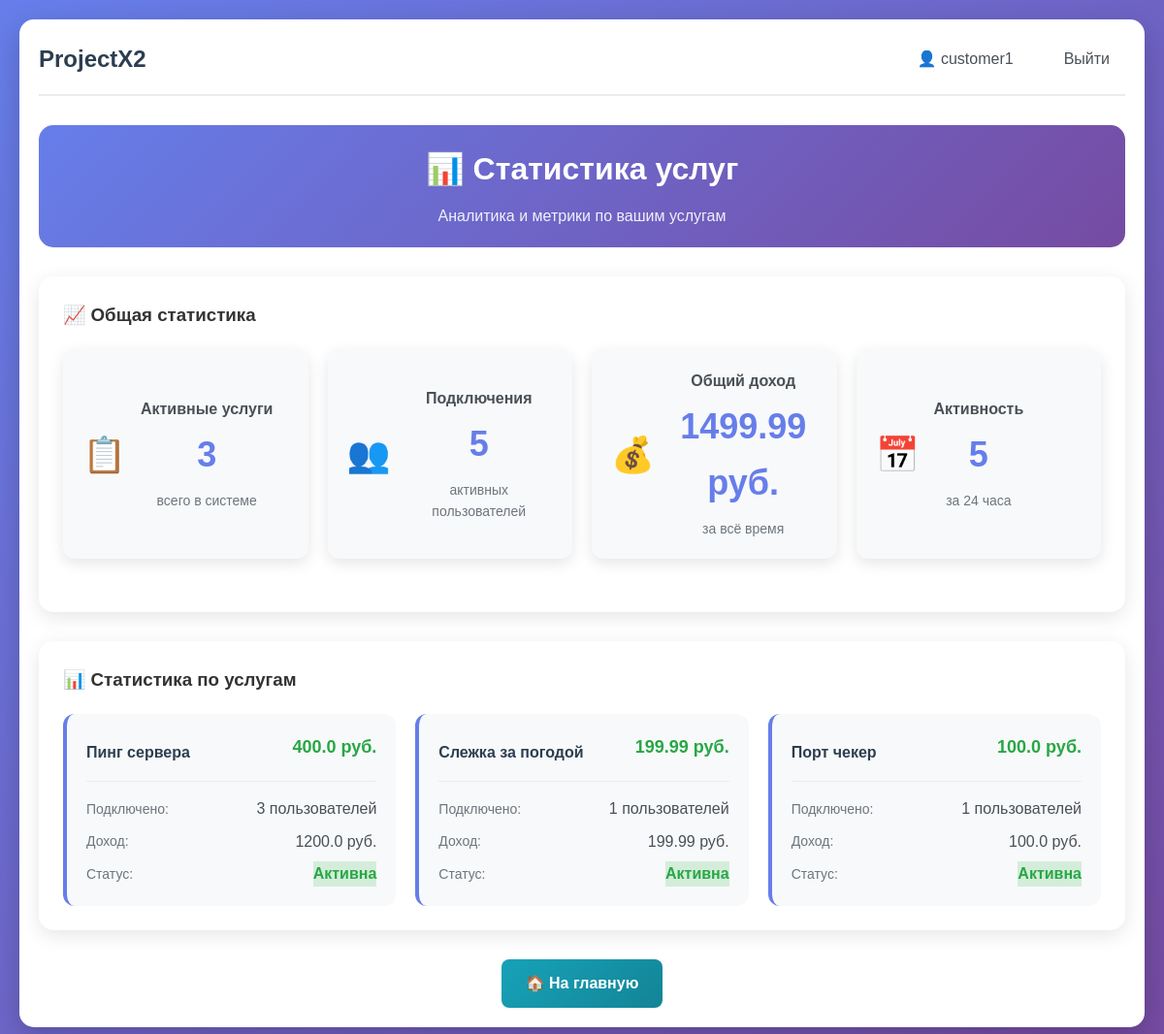
Page /customer/stats (signed in) on the earlier database version.
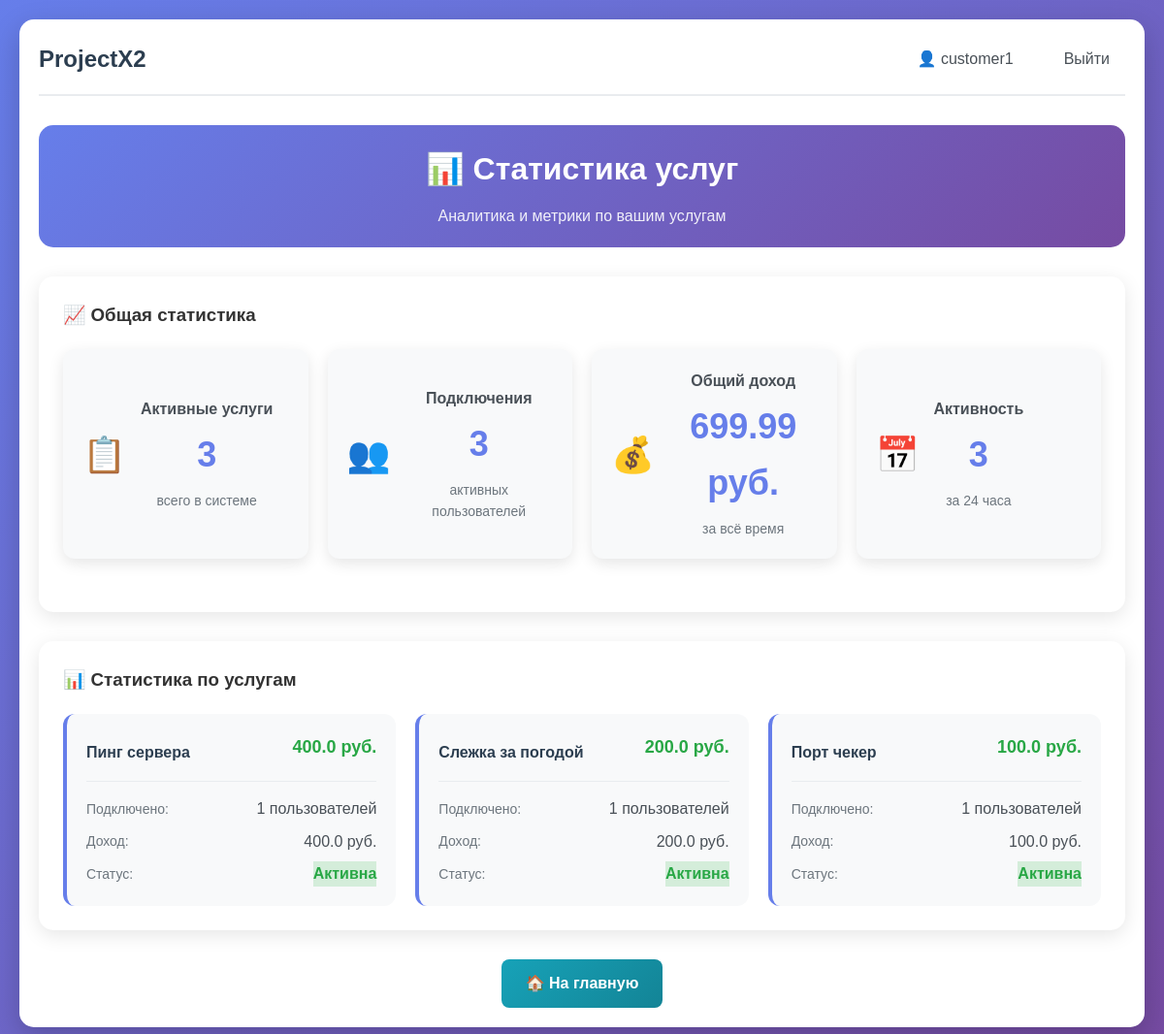
Same page on the later database version.
### app.py (models this page shows, shortened)
class User(UserMixin, db.Model):
    __tablename__ = 'users'
    id = db.Column(db.Integer, primary_key=True)
    username = db.Column(db.String(64), unique=True, nullable=False)
    email = db.Column(db.String(120), unique=True, nullable=False)
    password_hash = db.Column(db.String(256), nullable=False)
    role = db.Column(db.String(20), nullable=False)
    created_at = db.Column(db.DateTime, default=datetime.utcnow)
    is_active = db.Column(db.Boolean, default=True)
    services = db.relationship('UserService', backref='user', lazy=True)
    balance = db.Column(db.Float, default=0.0)  # Баланс для клиентов

class Service(db.Model):
    id = db.Column(db.Integer, primary_key=True)
    name = db.Column(db.String(100), nullable=False)
    description = db.Column(db.Text, nullable=False)
    price = db.Column(db.Float, default=0.0)
    is_active = db.Column(db.Boolean, default=True)
    created_at = db.Column(db.DateTime, default=datetime.utcnow)
    customer_id = db.Column(db.Integer, db.ForeignKey('users.id'), nullable=False)
    users = db.relationship('UserService', backref='service', lazy=True)

### app.py (the view)
@app.route('/customer/stats')
@login_required
def customer_stats():
    if current_user.role != 'customer':
        flash('Доступ запрещен. Только для заказчиков.', 'error')
        return redirect(url_for('index'))
    services = Service.query.filter_by(customer_id=current_user.id).all()
    active_services_count = Service.query.filter_by(
        customer_id=current_user.id,
        is_active=True
    ).count()
    total_connections = UserService.query.join(Service).filter(
        Service.customer_id == current_user.id,
        UserService.is_active == True
    ).count()
    total_revenue = db.session.query(
        db.func.sum(UserService.price_at_connection)
    ).join(Service).filter(
        Service.customer_id == current_user.id
    ).scalar() or 0
    recent_activity = UserService.query.join(Service).filter(
        Service.customer_id == current_user.id,
        UserService.connected_at >= datetime.utcnow() - timedelta(hours=24)
    ).count()
    return render_template('customer_stats.html',
                         services=services,
                         active_services_count=active_services_count,
                         total_connections=total_connections,
                         total_revenue=total_revenue,
                         recent_activity=recent_activity)

### app.py (called while the page is built)
@login_manager.user_loader
def load_user(user_id):
    return db.session.get(User, int(user_id))

@app.before_request
def check_user_active():
    if current_user.is_authenticated and not current_user.is_active:
        logout_user()
        flash('Ваш аккаунт заблокирован. Обратитесь к администратору.', 'error')
        return redirect(url_for('login'))

### templates/customer_stats.html (shortened to what this page needs)
{% extends "base.html" %}
{% block content %}
<div class="admin-container">
    <div class="admin-header">
        <h2>📊 Статистика услуг</h2>
        <p class="admin-subtitle">Аналитика и метрики по вашим услугам</p>
    </div>
    <div class="stats-section">
        <h3>📈 Общая статистика</h3>
        <div class="stats-grid">
            <div class="stat-card">
                <div class="stat-icon">📋</div>
                <div class="stat-content">
                    <h4>Активные услуги</h4>
                    <div class="stat-number">{{ active_services_count }}</div>
                    <p>всего в системе</p>
                </div>
            </div>
            <div class="stat-card">
                <div class="stat-icon">👥</div>
                <div class="stat-content">
                    <h4>Подключения</h4>
                    <div class="stat-number">{{ total_connections }}</div>
                    <p>активных пользователей</p>
                </div>
            </div>
            <div class="stat-card">
                <div class="stat-icon">💰</div>
                <div class="stat-content">
                    <h4>Общий доход</h4>
                    <div class="stat-number">{{ total_revenue }} руб.</div>
                    <p>за всё время</p>
                </div>
            </div>
            <div class="stat-card">
                <div class="stat-icon">📅</div>
                <div class="stat-content">
                    <h4>Активность</h4>
                    <div class="stat-number">{{ recent_activity }}</div>
                    <p>за 24 часа</p>
                </div>
            </div>
        </div>
    </div>
    <div class="services-stats">
        <h3>📊 Статистика по услугам</h3>
        <div class="services-grid">
            {% for service in services %}
            <div class="service-stat-card">
                <div class="service-stat-header">
                    <h4>{{ service.name }}</h4>
                    <span class="service-price">{{ service.price }} руб.</span>
                </div>
                <div class="service-stat-body">
                    <div class="service-metric">
                        <span class="metric-label">Подключено:</span>
                        <span class="metric-value">{{ service.users|length }} пользователей</span>
                    </div>
                    <div class="service-metric">
                        <span class="metric-label">Доход:</span>
                        <span class="metric-value">{{ service.users|length * service.price }} руб.</span>
                    </div>
                    <div class="service-metric">
                        <span class="metric-label">Статус:</span>
                        <span class="metric-value status-{{ 'active' if service.is_active else 'inactive' }}">
                            {{ 'Активна' if service.is_active else 'Неактивна' }}
                        </span>
                    </div>
                </div>
            </div>
            {% endfor %}
        </div>
    </div>
    <div class="admin-actions">
        <a href="{{ url_for('index') }}" class="btn btn-info">🏠 На главную</a>
    </div>
</div>
{% endblock %}

### templates/base.html (shortened to what this page needs)
<!DOCTYPE html>
<html lang="ru">
<head>
    <link rel="stylesheet" href="{{ url_for('static', filename='css/style.css') }}">
</head>
<body>
    <div class="container">
        <nav class="navbar">
            <h1><a href="/" class="nav-logo">ProjectX2</a></h1>
            <div class="nav-links">
                {% if current_user.is_authenticated %}
                    <a href="/profile" class="nav-link">👤 {{ current_user.username }}</a>
                    <a href="/logout" class="nav-link">Выйти</a>
                {% else %}
                    <a href="/login" class="nav-link">Войти</a>
                    <a href="/register" class="nav-link">Регистрация</a>
                {% endif %}
            </div>
        </nav>
        <main>
            {% block content %}{% endblock %}
        </main>
    </div>
</body>
</html>

### static/css/style.css (style rules this page uses)
* { margin: 0; padding: 0; box-sizing: border-box; }
body { font-family: 'Arial', sans-serif; line-height: 1.6; color: #333; background: linear-gradient(135deg, #667eea 0%, #764ba2 100%); min-height: 100vh; padding: 20px; }
.container { max-width: 1200px; margin: 0 auto; background: white; padding: 20px; border-radius: 15px; box-shadow: 0 10px 30px rgba(0, 0, 0, 0.2); }
.navbar { display: flex; justify-content: space-between; align-items: center; margin-bottom: 30px; padding-bottom: 15px; border-bottom: 2px solid #e9ecef; }
.nav-logo { text-decoration: none; color: #2c3e50; font-size: 24px; font-weight: bold; }
.nav-links { display: flex; gap: 20px; align-items: center; }
.nav-link { text-decoration: none; color: #495057; padding: 8px 16px; border-radius: 8px; transition: all 0.3s ease; font-weight: 500; }
.btn { padding: 12px 25px; border: none; border-radius: 8px; cursor: pointer; font-size: 16px; text-decoration: none; display: inline-block; text-align: center; transition: all 0.3s ease; font-weight: 600; }
.btn-info { background: linear-gradient(135deg, #17a2b8 0%, #138496 100%); color: white; }
.container { animation: fadeIn 0.6s ease-out; }
.status-active { color: #28a745; font-weight: bold; }
.stats-grid { display: grid; grid-template-columns: repeat(auto-fit, minmax(150px, 1fr)); gap: 20px; }
.stat-number { font-size: 28px; font-weight: bold; color: #667eea; margin-bottom: 5px; }
.admin-container { max-width: 1400px; margin: 0 auto; }
.admin-header { text-align: center; margin-bottom: 30px; padding: 20px; background: linear-gradient(135deg, #667eea 0%, #764ba2 100%); border-radius: 15px; color: white; }
.admin-header h2 { margin: 0; font-size: 32px; }
.admin-subtitle { margin: 10px 0 0 0; opacity: 0.9; font-size: 16px; }
.stats-grid { display: grid; grid-template-columns: repeat(auto-fit, minmax(200px, 1fr)); gap: 20px; margin-bottom: 30px; }
.stat-card { background: white; padding: 25px; border-radius: 12px; text-align: center; box-shadow: 0 5px 15px rgba(0,0,0,0.1); transition: transform 0.3s ease; }
.stat-card .stat-number { font-size: 36px; font-weight: bold; color: #667eea; margin-bottom: 8px; }
.admin-actions { display: flex; gap: 15px; justify-content: center; flex-wrap: wrap; }
.services-grid { display: grid; grid-template-columns: repeat(auto-fit, minmax(350px, 1fr)); gap: 20px; margin-top: 20px; }
.status-active { background-color: #d4edda; color: #155724; }
.service-price { font-size: 18px; font-weight: bold; color: #28a745; margin-bottom: 10px; }

### templates/customer_stats.html (style rules this page uses)
.stats-section { background: white; padding: 25px; border-radius: 15px; box-shadow: 0 5px 20px rgba(0,0,0,0.1); margin-bottom: 30px; }
.stats-grid { display: grid; grid-template-columns: repeat(auto-fit, minmax(250px, 1fr)); gap: 20px; margin-top: 20px; }
.stat-card { display: flex; align-items: center; padding: 20px; background: #f8f9fa; border-radius: 12px; gap: 15px; }
.stat-icon { font-size: 36px; flex-shrink: 0; }
.stat-content h4 { margin: 0 0 5px 0; color: #495057; font-size: 16px; }
.stat-number { font-size: 24px; font-weight: bold; color: #667eea; margin-bottom: 2px; }
.stat-content p { margin: 0; color: #6c757d; font-size: 14px; }
.services-stats { background: white; padding: 25px; border-radius: 15px; box-shadow: 0 5px 20px rgba(0,0,0,0.1); margin-bottom: 30px; }
.services-grid { display: grid; grid-template-columns: repeat(auto-fit, minmax(300px, 1fr)); gap: 20px; margin-top: 20px; }
.service-stat-card { background: #f8f9fa; padding: 20px; border-radius: 12px; border-left: 4px solid #667eea; }
.service-stat-header { display: flex; justify-content: space-between; align-items: center; margin-bottom: 15px; padding-bottom: 10px; border-bottom: 1px solid #e9ecef; }
.service-stat-header h4 { margin: 0; color: #2c3e50; }
.service-price { font-weight: bold; color: #28a745; }
.service-stat-body { display: flex; flex-direction: column; gap: 8px; }
.service-metric { display: flex; justify-content: space-between; align-items: center; }
.metric-label { color: #6c757d; font-size: 14px; }
.metric-value { color: #495057; font-weight: 500; }
.status-active { color: #28a745; font-weight: bold; }
.admin-actions { display: flex; gap: 15px; justify-content: center; }

Differences in the rows shown:
computed for Service "Пинг сервера": users|length "3" → "1"; users|length "1200.0" → "400.0"
changed Service "Слежка за погодой": price "199.99" → "200.0"; users|length "199.99" → "200.0"
Other differences:
{{ total_connections }}: "5" → "3"
{{ total_revenue }}: "1499.99" → "699.99"
{{ recent_activity }}: "5" → "3"
